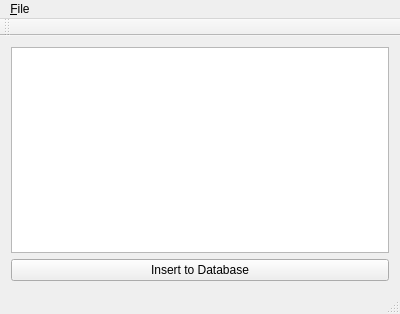
<?xml version="1.0" encoding="UTF-8"?>
<ui version="4.0">
 <class>CsvReader</class>
 <widget class="QMainWindow" name="CsvReader">
  <property name="geometry">
   <rect>
    <x>0</x>
    <y>0</y>
    <width>400</width>
    <height>314</height>
   </rect>
  </property>
  <property name="windowTitle">
   <string>CsvReader</string>
  </property>
  <widget class="QWidget" name="centralWidget">
   <layout class="QGridLayout" name="gridLayout">
    <item row="0" column="0">
     <widget class="QTableView" name="tableView"/>
    </item>
    <item row="1" column="0">
     <widget class="QPushButton" name="btnInsert">
      <property name="text">
       <string>Insert to Database</string>
      </property>
     </widget>
    </item>
   </layout>
  </widget>
  <widget class="QMenuBar" name="menuBar">
   <property name="geometry">
    <rect>
     <x>0</x>
     <y>0</y>
     <width>400</width>
     <height>21</height>
    </rect>
   </property>
   <widget class="QMenu" name="menu_File">
    <property name="title">
     <string>&amp;File</string>
    </property>
    <addaction name="action_Open"/>
   </widget>
   <addaction name="menu_File"/>
  </widget>
  <widget class="QToolBar" name="mainToolBar">
   <attribute name="toolBarArea">
    <enum>TopToolBarArea</enum>
   </attribute>
   <attribute name="toolBarBreak">
    <bool>false</bool>
   </attribute>
  </widget>
  <widget class="QStatusBar" name="statusBar"/>
  <action name="action_Open">
   <property name="text">
    <string>&amp;Open</string>
   </property>
  </action>
 </widget>
 <layoutdefault spacing="6" margin="11"/>
 <resources/>
 <connections/>
</ui>
